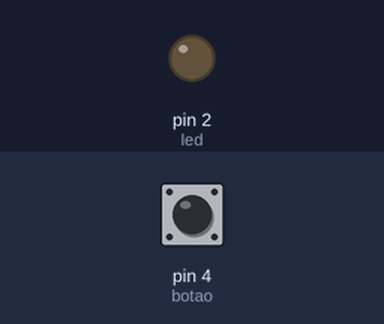
Recording of a sketch running on a simulated Arduino Uno, built with avr-gcc and run on an emulated ATmega328P. On the bench: output pins drawn as LEDs (lit = HIGH). Inputs (shaded band) come from the test bench; at power-on: pin 4 (botao) HIGH.

Above: at 1.2 s.
1.3 s: pin 4 (botao) pulled LOW for 0.15 s
At 1.37 s:
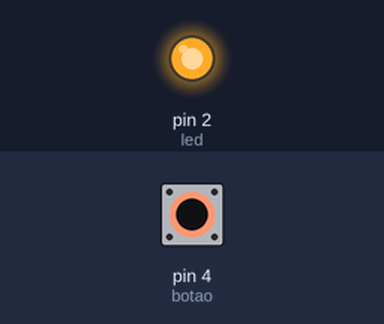
2.9 s: pin 4 (botao) pulled LOW for 3.2 s
At 6.5 s:
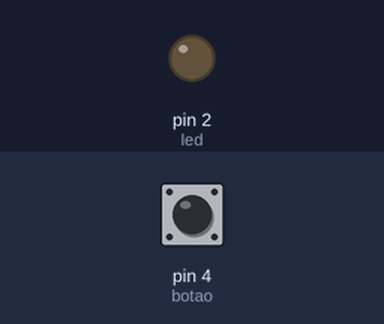
Timing chart, 0 to 8.0 s (numbered marks = the images above; inputs shaded):
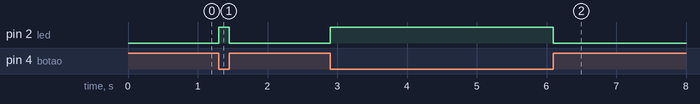

Measured:
- after the input at 1.3 s, pin 2 (led): LOW → HIGH at once, → LOW 0.15 s later
- after the input at 2.9 s, pin 2 (led): LOW → HIGH at once, → LOW 3.2 s later

The sketch:

q2-circuito2B.ino
```cpp
// Questão 2B - CP5 Disruptive Architectures
// Autor: Paulo André Carminati - RM557881 - Turma 2TDSPZ

int led = 2;
int botao = 4;

void setup() {
  pinMode(led, OUTPUT);
  pinMode(botao, INPUT);
}

void loop() {
  int estadoBotao = digitalRead(botao);

  if (estadoBotao == LOW) {  // Botão pressionado
    digitalWrite(led, HIGH);
  } else {                   // Botão solto
    digitalWrite(led, LOW);
  }
}
```
